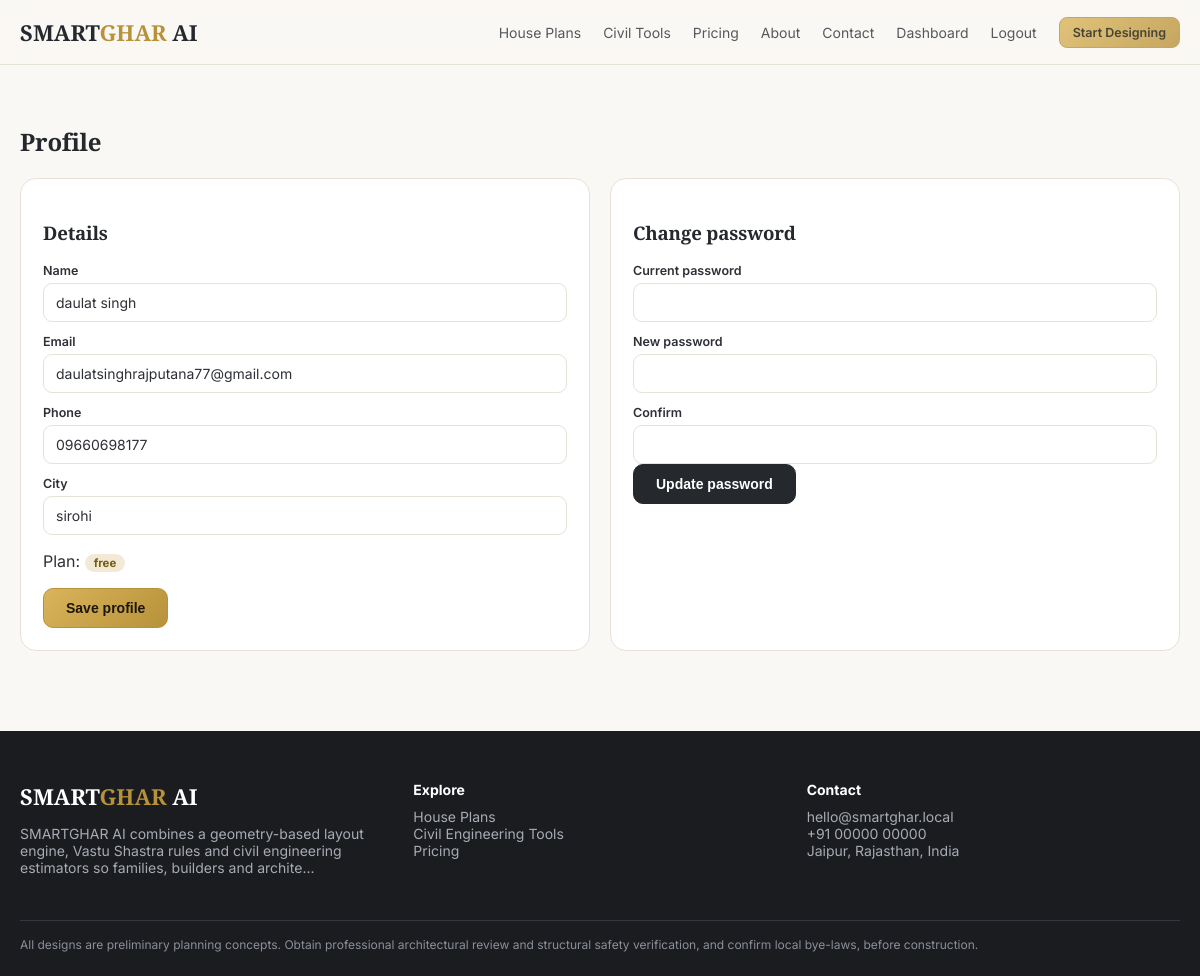
Screenshot of /profile (signed in) with the database file from the repository.
### models.py (models this page shows, shortened)
class User(UserMixin, db.Model):
    __tablename__ = "users"
    id = db.Column(db.Integer, primary_key=True)
    name = db.Column(db.String(120), nullable=False)
    email = db.Column(db.String(190), unique=True, nullable=False, index=True)
    phone = db.Column(db.String(30), default="")
    city = db.Column(db.String(80), default="")
    password_hash = db.Column(db.String(255), nullable=False)
    is_admin = db.Column(db.Boolean, default=False)
    is_active_user = db.Column(db.Boolean, default=True)
    plan = db.Column(db.String(30), default="free")
    created_at = db.Column(db.DateTime, default=datetime.utcnow)
    projects = db.relationship("Project", backref="owner", lazy=True, cascade="all, delete-orphan")
    @property
    def is_active(self):
        return self.is_active_user

### routes/auth.py (the view, shortened to what this page needs)
@bp.route("/profile", methods=["GET", "POST"])
@login_required
def profile():
    return render_template("auth/profile.html")

### app.py (called while the page is built)
@login_manager.user_loader
def load_user(uid):
    return db.session.get(User, int(uid))

def site_content():
    try:
        from models import SiteContent
        d = dict(DEFAULT_CONTENT)
        for r in SiteContent.query.all():
            d[r.key] = r.value
        return d
    except Exception:
        return dict(DEFAULT_CONTENT)

### templates/auth/profile.html
{% extends "base.html" %}{% block title %}Profile - SMARTGHAR AI{% endblock %}
{% block content %}<div class="container" style="padding:40px 20px"><h2 class="serif">Profile</h2>
<div class="grid g2">
<div class="card"><h3>Details</h3><form method="post"><input type="hidden" name="action" value="profile">
<label>Name</label><input name="name" value="{{ current_user.name }}" required>
<label>Email</label><input value="{{ current_user.email }}" disabled>
<label>Phone</label><input name="phone" value="{{ current_user.phone }}"><label>City</label><input name="city" value="{{ current_user.city }}">
<p>Plan: <span class="tag">{{ current_user.plan }}</span></p><button class="btn gold">Save profile</button></form></div>
<div class="card"><h3>Change password</h3><form method="post"><input type="hidden" name="action" value="password">
<label>Current password</label><input type="password" name="current" required><label>New password</label><input type="password" name="new" required minlength="8"><label>Confirm</label><input type="password" name="new2" required>
<button class="btn">Update password</button></form></div></div></div>{% endblock %}

### templates/base.html (shortened to what this page needs)
<!doctype html>
<html lang="en">
<head>
<link rel="stylesheet" href="{{ url_for('static', filename='css/app.css') }}">
</head>
<body class="{% block bodyclass %}{% endblock %}">
{% block nav %}
<header class="nav"><div class="container in">
  <a class="logo" href="{{ url_for('pages.home') }}">SMART<b>GHAR</b> AI</a>
  <nav class="nav-links" id="nl">
    <a href="{{ url_for('pages.house_plans') }}">House Plans</a>
    <a href="{{ url_for('pages.tools') }}">Civil Tools</a>
    <a href="{{ url_for('pages.pricing') }}">Pricing</a>
    <a href="{{ url_for('pages.about') }}">About</a>
    <a href="{{ url_for('pages.contact') }}">Contact</a>
    {% if current_user.is_authenticated %}
      <a href="{{ url_for('pages.dashboard') }}">Dashboard</a>
      <a href="{{ url_for('auth.logout') }}">Logout</a>
    {% else %}
      <a href="{{ url_for('auth.login') }}">Login</a>
    {% endif %}
    <a class="btn gold sm" href="{{ url_for('pages.studio_new') }}">Start Designing</a>
  </nav>
</div></header>
{% endblock %}
{% block content %}{% endblock %}
{% block footer %}
<footer><div class="container">
  <div class="grid g3">
    <div><div class="logo" style="color:#fff">SMART<b>GHAR</b> AI</div><p>{{ site.about[:140] }}...</p></div>
    <div><h4>Explore</h4><a href="{{ url_for('pages.house_plans') }}">House Plans</a><br><a href="{{ url_for('pages.tools') }}">Civil Engineering Tools</a><br><a href="{{ url_for('pages.pricing') }}">Pricing</a></div>
    <div><h4>Contact</h4>{{ site.contact_email }}<br>{{ site.contact_phone }}<br>{{ site.contact_address }}</div>
  </div>
  <div class="disc">{{ disclaimer }}</div>
</div></footer>
{% endblock %}
</body></html>

### static/css/app.css (style rules this page uses)
:root { --gold:#b8923a;--gold2:#d9b45a;--char:#25282d;--char2:#1a1c20;--ink:#2d3036;--mute:#7d838c;--bg:#faf8f4;--card:#fff;--line:#e7e2d8 }
* { box-sizing:border-box }
html { scroll-behavior:smooth }
body { margin:0;font-family:'Inter',system-ui,sans-serif;color:var(--ink);background:var(--bg);-webkit-font-smoothing:antialiased }
h1,h2,h3,.serif { font-family:'Playfair Display',Georgia,serif;color:var(--char);letter-spacing:-.01em }
a { color:inherit }
.container { max-width:1200px;margin:0 auto;padding:0 20px }
.nav { position:sticky;top:0;z-index:50;background:rgba(250,248,244,.82);backdrop-filter:blur(14px);border-bottom:1px solid var(--line) }
.nav .in { display:flex;align-items:center;justify-content:space-between;height:64px }
.logo { font-family:'Playfair Display',serif;font-weight:700;font-size:22px;text-decoration:none;color:var(--char) }
.logo b { color:var(--gold) }
.nav-links { display:flex;gap:22px;align-items:center;font-size:14px }
.nav-links a { text-decoration:none;color:var(--ink);opacity:.8 }
.btn { display:inline-flex;align-items:center;gap:8px;padding:11px 22px;border-radius:10px;border:1px solid var(--char);background:var(--char);color:#fff;font-weight:600;font-size:14px;cursor:pointer;text-decoration:none;transition:.25s }
.btn.gold { background:linear-gradient(135deg,var(--gold2),var(--gold));border-color:var(--gold);color:#1b1608 }
.btn.sm { padding:7px 13px;font-size:12.5px;border-radius:8px }
.card { background:var(--card);border:1px solid var(--line);border-radius:16px;padding:22px }
.grid { display:grid;gap:20px }
.g2 { grid-template-columns:repeat(2,1fr) }
.g3 { grid-template-columns:repeat(3,1fr) }
footer { background:var(--char2);color:#a7abb3;padding:50px 0 24px;margin-top:40px;font-size:14px }
footer a { text-decoration:none }
footer h4 { color:#fff;margin:0 0 10px }
.disc { font-size:12px;color:#8a8f98;border-top:1px solid #34373d;margin-top:30px;padding-top:16px }
label { display:block;font-size:12.5px;font-weight:600;color:var(--ink);margin:12px 0 5px }
input,select,textarea { width:100%;padding:10px 12px;border:1px solid var(--line);border-radius:9px;background:#fff;font:inherit;font-size:14px;color:var(--ink) }
.tag { display:inline-block;padding:2px 9px;border-radius:99px;background:#f2ead6;color:#7a5c14;font-size:11.5px;font-weight:700 }

### rows the page displays
User: name "daulat singh", email "daulatsinghrajputana77@gmail.com", phone "09660698177", city "sirohi", plan "free"

### other values shown
{{ site.about[:140] }} "SMARTGHAR AI combines a geometry-based layout engine, Vastu Shastra rules and civil engineering estimators so families, builders and archite"
{{ site.contact_email }} "hello@smartghar.local"
{{ site.contact_phone }} "+91 00000 00000"
{{ site.contact_address }} "Jaipur, Rajasthan, India"
{{ disclaimer }} "All designs are preliminary planning concepts. Obtain professional architectural review and structural safety verification, and confirm local bye-laws, before construction."
